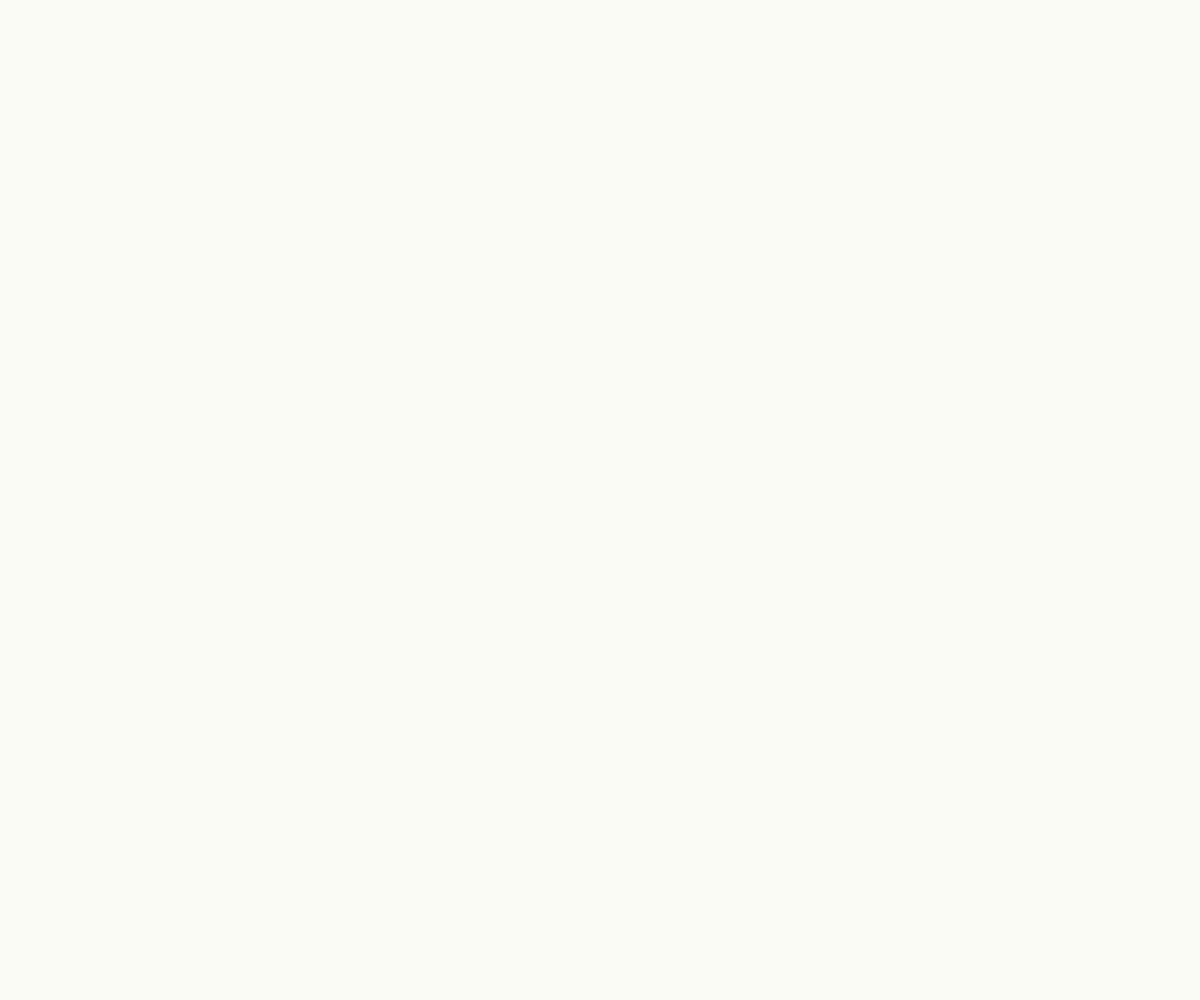
Frame 1 (no input)
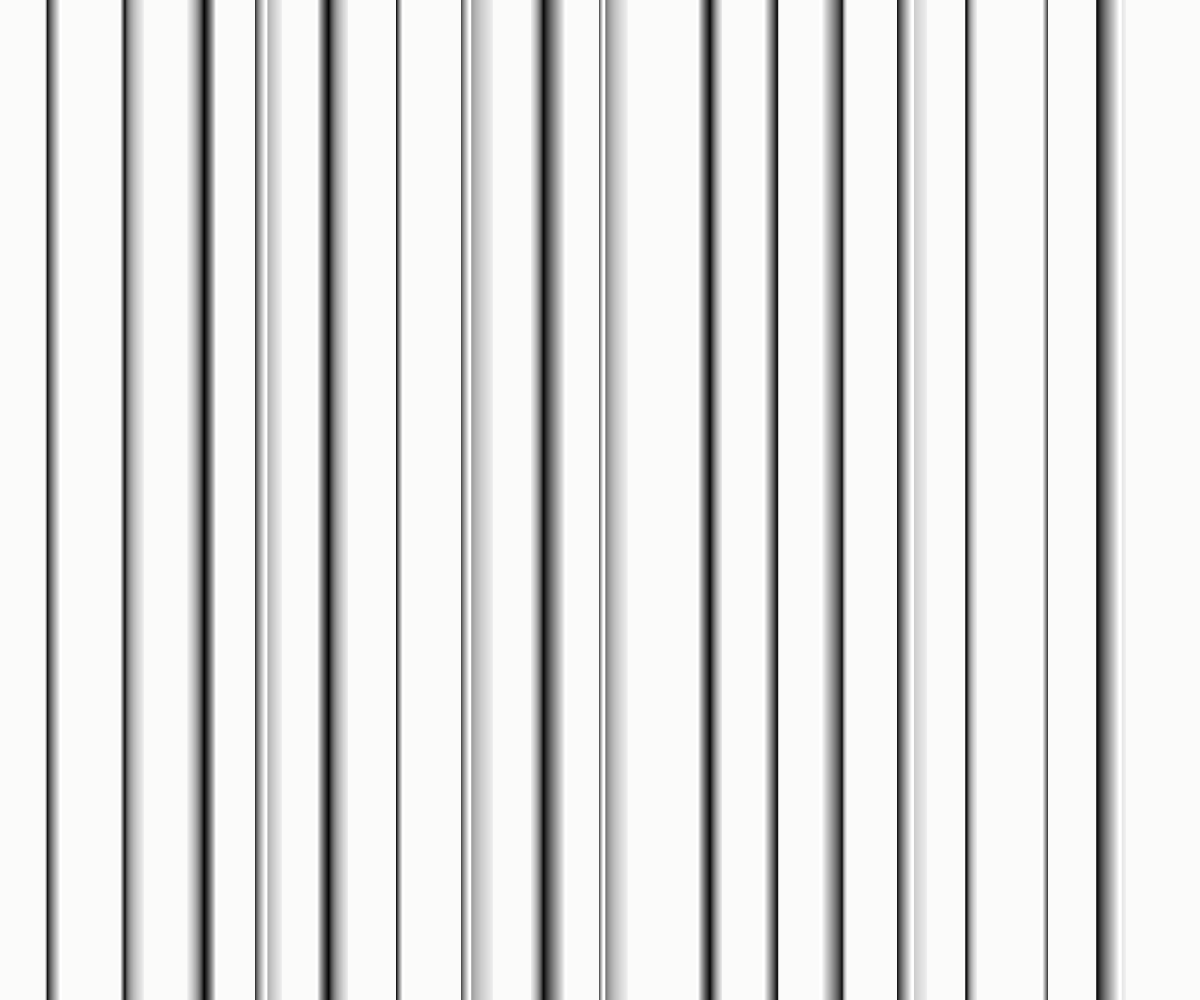
Frame 60 (no input)
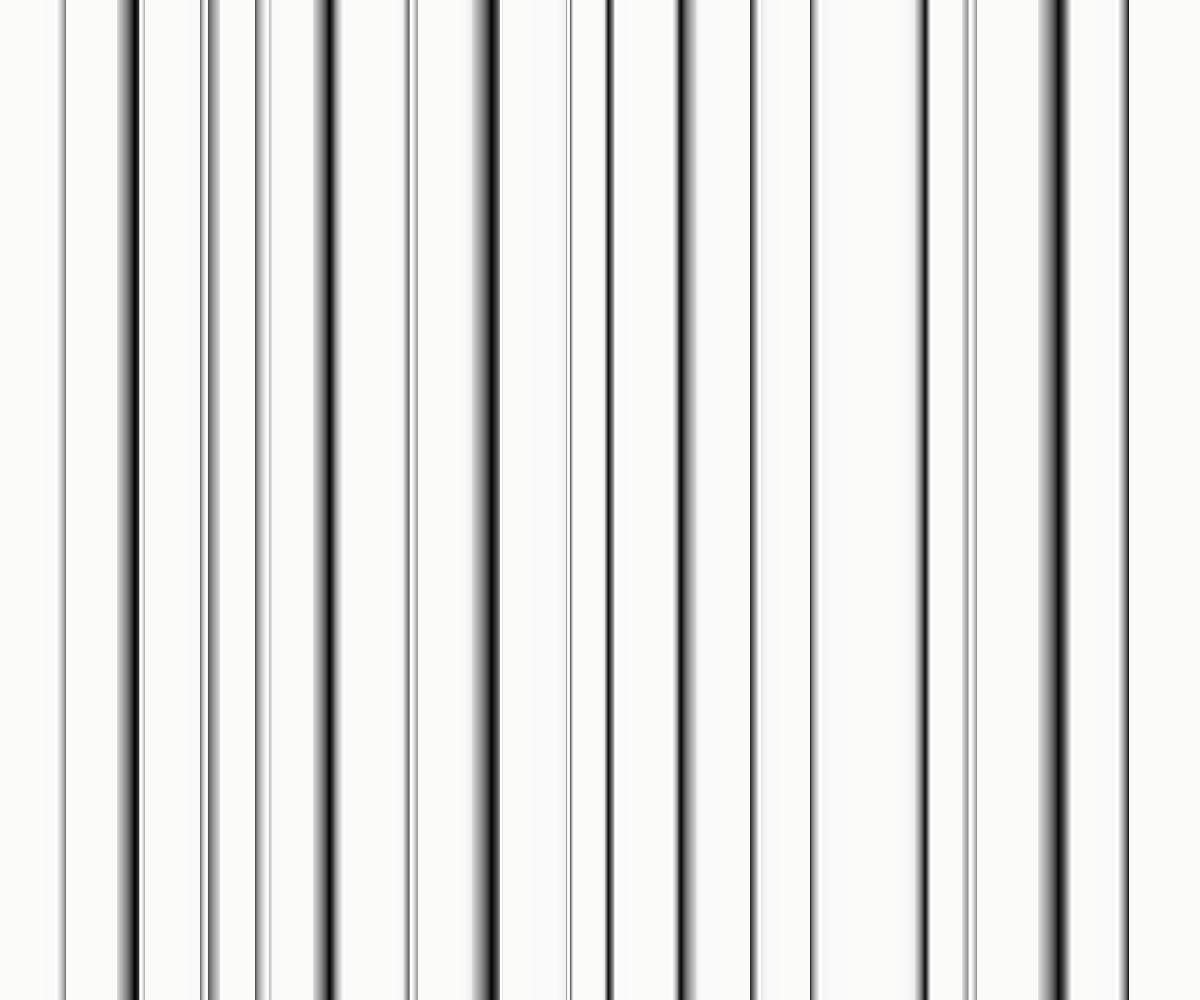
Frame 120 (the mouse pressed at the canvas centre since frame 60)

The p5.js sketch that drew these frames (run headless with seeded random() and noise() and a simulated clock; from frame 60 on, the mouse is pressed at the canvas centre):

// p5.js sketch
// ── sketch.js
let nbLines = 10;
let scl = 71;
let speed = 0.0009; // good speed: 0.00005
let noiseVal;
let counter = 0;

let history = [];

function setup() {
  createCanvas(windowWidth, windowHeight);
  background(251,251,245);
  noiseDetail(2, 1);
  noFill();
  strokeWeight(2);
}



function draw() {

  background(251,251,245 , 20);
  drawHistory();

  var bubble = {};
  history.push();
  
  y = 20;

  for (var x = 20; x < width-scl; x = x+scl) {
    
    beginShape()
    noiseValX = noise(x+counter,y);
    noiseValY = noise(y,x+counter);      
    noiseValX = map(noiseValX,0,1,0,scl);
    noiseValY = map(noiseValY,0,1,0,scl);

    center_x = x+noiseValX;
    center_y = y+noiseValY;
    counter = counter + speed;

    var bubble = {xPos: center_x, yPos: center_y};
    history.push(bubble);


    if (history.length > 400) {
      history.shift(bubble);
    }
  }
}



// Draws the trail painted from the history
function drawHistory() {
  for (var i = 0; i < history.length; i++) {
    var pos = history[i];
    stroke(0+(i/1.5));
    line(pos.xPos, 0, pos.xPos, height  );
  }
}

function windowResized() {
  resizeCanvas(windowWidth, windowHeight);
}
